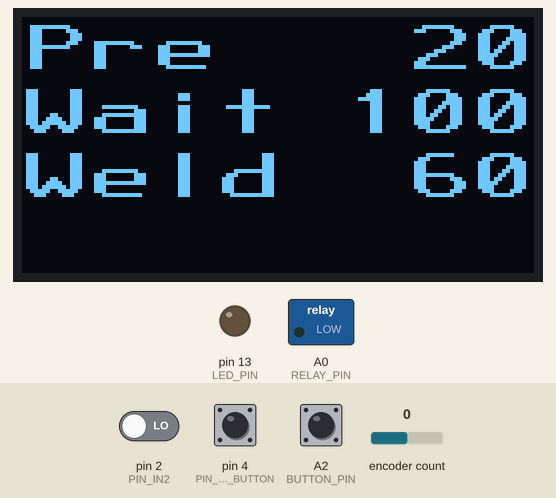
A sketch run on a simulated Arduino Uno, built with avr-gcc and run on an emulated ATmega328P. Shown: 128×64 one-colour display, switched loads named in the sketch (green lamp = pin HIGH), output pins drawn as LEDs (lit = HIGH). Inputs (shaded band) come from the test bench; at power-on: A2 (BUTTON_PIN) HIGH, encoder count 0, pin 4 (PIN_ROTARY_BUTTON) HIGH, pin 2 (PIN_IN2) LOW. What the sketch prints to the serial monitor is not drawn.

Above: at 1.2 s.
1.3 s: A2 (BUTTON_PIN) pulled LOW for 0.15 s
At 1.9 s:
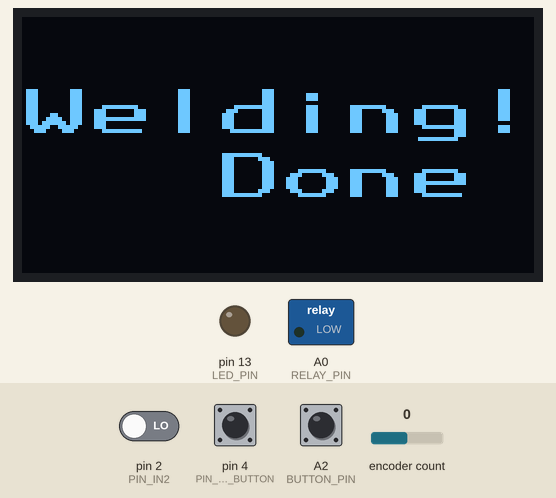
2.0 s: encoder count set to 1
At 3.7 s:
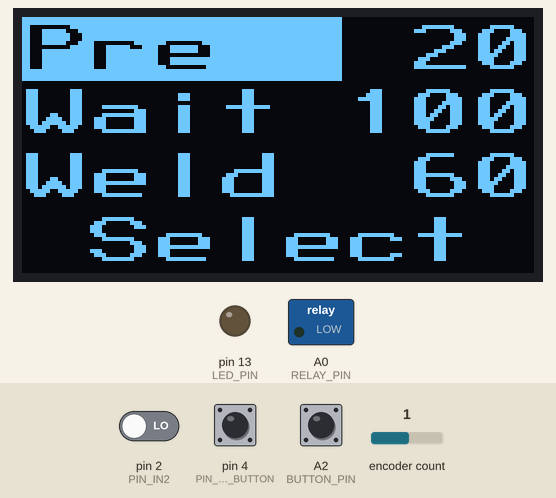
4.5 s: pin 4 (PIN_ROTARY_BUTTON) pulled LOW for 0.15 s
At 5.12 s:
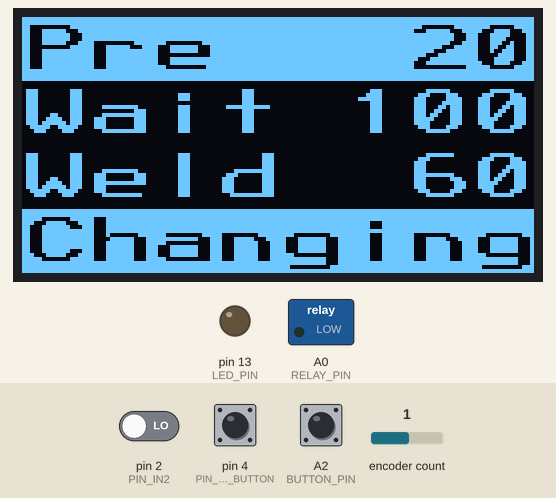
5.2 s: pin 4 (PIN_ROTARY_BUTTON) pulled LOW for 1 s
At 5.36 s:
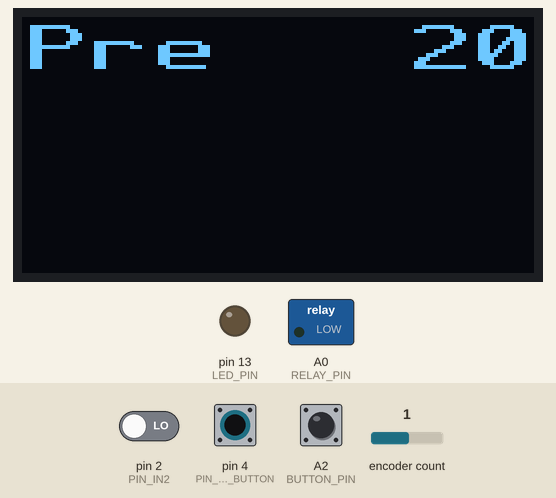
Timing chart, 0 to 8.2 s (numbered marks = the images above; inputs shaded):
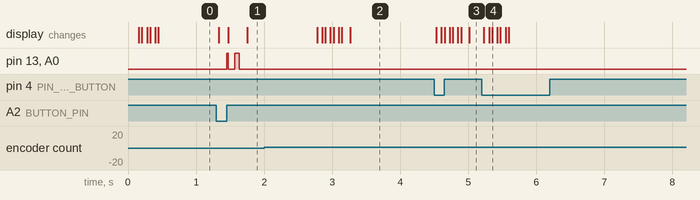

The sketch:

Spot_welder_MS2.ino
```cpp
// Spot solder
// Generates 2 pulses (T1,T2) spaced with some delay (D1, D2) when button is pressed
// default timings can be changed (not saved) using usb/serial commands like t1=xxx, t2=xxx, d1=xxx, d2=xxx
// timings are in millis sec (mutiple of 10 ms because relay starts at zero crossing)
// pressure of each electrode  on the plate is about 400gr

// to do: add code for rotary encoder (currently added but not used)
// add a display
// add a way to save the parameters in eeprom


// the display has 8 lines with 16 coloms (of 8X8 pixels) when u8x8 lib is used
// if we display in X10 ms, T1 tequires max 2 char + blank, d1 max 3+ 1, T2 max 3+1 so a total of 11 char
// then we can't use 2X font
// if we use 2X2 font, we could display
//    Pre =xxx (in ms)
//    Wait=xxx
//    Weld=XXX
//    Blank, Set Pre, Set Wait, Set Weld, Save

// We need a State = Blank, Set Pre, Set Wait, Set Weld, Save
// we also need a flag that say that we are editing or not
// when we rotate the button,
//      If editing is false, then State change from Blank, Set Pre, Set Wait, Set Weld, Save
//      If editing is true, then we change pre, wait, weld (within the limits and with a step of 10)
// When we press the button
//      If state = blank, no action
//      if state = Save, save the current values pre, wait, weld and then set state on blank
//      if state = pre,wait,weld, change the flag editing
// In each loop, if State or editing change, we update the screen
//     The first 3 lines (X2) are fixed with Pre, Wait, Weld text and value; Still if editing is true,
//                       then the line related to the state is inverted
//     The last lines, display the state

#include <Arduino.h>
//#include <U8g2lib.h>
#include <U8x8lib.h>
//#include <SPI.h>
#include <Wire.h>
// Include the Bounce2 library found here :
// https://github.com/thomasfredericks/Bounce2
#include "Bounce2.h"
#include "RotaryEncoder.h"
#include <EEPROM.h>

//Set default delays
#define T1 20
#define DELAY_T1_T2 100
#define T2 60
#define DELAY_NEXT 1000

// Set pins for welding
#define LED_PIN 13
#define BUTTON_PIN A2 // Connected to buuton to request the welding; there must be a resistor (e.g. 2k between this pin and grnd)
                      // other pin of button is connected to 5V
#define RELAY_PIN A0  // other pin of relay is connected to Grnd

// Set pins for rotary encoder
// the rotary I used has also a connection to 5V and to Grnd.
#define PIN_IN1 3 // do not change those pins because it is the only one that support interrupt on AVR328P
#define PIN_IN2 2 // do not change those pins because it is the only one that support interrupt on AVR328P
                  // invert the 2 pins 3 and 2 here in the config if direction of rotation is inverted
#define PIN_ROTARY_BUTTON 4

// Pins used for I2C display (use hardware I2C)
// SDA = A4
// SCL = A5

// State values
#define BLANK 0
#define PRE 1
#define WAIT 2
#define WELD 3
#define SAVE 4

char stateName[][16] = {" "," Select "," Select "," Select ", "  Save  " };
char stateNameEditing[][16] = {" ","Changing","Changing","Changing", "  Save  " };


int8_t state = BLANK;
bool editing = false;
int8_t prevState = PRE; // set another value than state to force a display in first loop
bool prevEditing = false;
bool updateDisplay = true;


U8X8_SSD1306_128X64_NONAME_HW_I2C u8x8(/* reset=*/ U8X8_PIN_NONE);

// INSTANTIATE A Button OBJECT FROM THE Bounce2 NAMESPACE
Bounce2::Button button = Bounce2::Button();
Bounce2::Button rotaryButton = Bounce2::Button();

// variables to store the welding delay; set to default values
int16_t t1 = T1;
int16_t d1 = DELAY_T1_T2;
int16_t t2 = T2;
int16_t d2 = DELAY_NEXT;

// SET A VARIABLE TO STORE THE LED STATE
int ledState = LOW;


// A pointer to the dynamic created rotary encoder instance.
// This will be done in setup()
RotaryEncoder *encoder = nullptr;

void checkPosition()
{
  encoder->tick(); // just call tick() to check the state.
}


void fillScreen(){
  if ((state != prevState) or (editing != prevEditing) or (updateDisplay)) {
    updateDisplay = false;
    prevState = state;
    prevEditing = editing;

    u8x8.clear();
    char valS[16];
    u8x8.setFont(u8x8_font_px437wyse700b_2x2_r);

    if ( (state ==  PRE)  ) u8x8.inverse(); else u8x8.noInverse();
    u8x8.drawString(0, 0, "Pre  ");
    if ( (state ==  PRE) and (editing) ) u8x8.inverse(); else u8x8.noInverse();
    sprintf(valS,"%3d",t1);
    u8x8.drawString(10, 0, valS);//u8x8.print(t1);

    if ( (state ==  WAIT)  ) u8x8.inverse(); else u8x8.noInverse();
    u8x8.drawString(0, 2, "Wait ");
    if ( (state ==  WAIT) and (editing) ) u8x8.inverse(); else u8x8.noInverse();
    sprintf(valS,"%3d",d1);
    u8x8.drawString(10, 2, valS);//u8x8.print(d1);

    if ( (state ==  WELD)  ) u8x8.inverse(); else u8x8.noInverse();
    u8x8.drawString(0, 4, "Weld ");
    if ( (state ==  WELD) and (editing) ) u8x8.inverse(); else u8x8.noInverse();
    sprintf(valS,"%3d",t2);
    u8x8.drawString(10, 4, valS);//u8x8.print(t2);

    if ( editing) {
      u8x8.inverse();
      u8x8.drawString(0,6,stateNameEditing[state]);
    }else {
      u8x8.noInverse();
      u8x8.drawString(0,6,stateName[state]);
    }
  }
}

void getConfig(){
  if (EEPROM.read(0) != 0xAA){
    // variables to store the welding delay; set to default values when EEPROM is not preloaded
    t1 = T1;
    d1 = DELAY_T1_T2;
    t2 = T2;
    d2 = DELAY_NEXT;
  } else {
    // variables to store the welding delay; set to default values
    t1 = (int16_t)(EEPROM.read(1) << 8) | (EEPROM.read(2) ) ;
    d1 = (int16_t)(EEPROM.read(3) << 8) | (EEPROM.read(4) ) ;
    t2 = (int16_t)(EEPROM.read(5) << 8) | (EEPROM.read(6) );
    d2 = (int16_t)(EEPROM.read(7) << 8) | (EEPROM.read(8) );
  }
}

void saveConfig(){
  u8x8.clear();
  u8x8.setFont(u8x8_font_px437wyse700b_2x2_r);
  u8x8.drawString(0, 2, "Saving!");
  EEPROM.update(0,0XAA); // first byte to identify that eeprom contains some data
  EEPROM.update(1, (uint8_t) (t1>>8)); //upper part of t1
  EEPROM.update(2, (uint8_t) t1);    //lower part of t1
  EEPROM.update(3, (uint8_t) (d1>>8)); //upper part of d1
  EEPROM.update(4, (uint8_t) (d1));    //lower part of d1
  EEPROM.update(5, (uint8_t) (t2>>8)); //upper part of t2
  EEPROM.update(6, (uint8_t) (t2));    //lower part of t2
  EEPROM.update(7, (uint8_t) (d2>>8)); //upper part of d2
  EEPROM.update(8, (uint8_t) (d2));    //lower part of d2
  delay(1000);
  u8x8.drawString(0, 4, "   Done ");
  delay(1000);
  state=BLANK; // return to blank
  updateDisplay = true; //force to display again the screen even if state/editing did not changed
}

void setup() {

  getConfig();
  // BUTTON SETUP

  // SELECT ONE OF THE FOLLOWING :
  // 1) IF YOUR BUTTON HAS AN INTERNAL PULL-UP
  // button.attach( BUTTON_PIN ,  INPUT_PULLUP ); // USE INTERNAL PULL-UP
  // 2) IF YOUR BUTTON USES AN EXTERNAL PULL-UP
  button.attach( BUTTON_PIN, INPUT_PULLUP); // USE internal PULL-UP
  rotaryButton.attach( PIN_ROTARY_BUTTON, INPUT_PULLUP ); // USE internal PULL-UP


  // DEBOUNCE INTERVAL IN MILLISECONDS
  button.interval(5);
  rotaryButton.interval(5);

  // INDICATE THAT THE LOW STATE CORRESPONDS TO PHYSICALLY PRESSING THE BUTTON
  button.setPressedState(LOW);
  rotaryButton.setPressedState(LOW);

  // LED SETUP
  pinMode(LED_PIN,OUTPUT);
  digitalWrite(LED_PIN,ledState);
  digitalWrite(RELAY_PIN, LOW);
  pinMode(RELAY_PIN,OUTPUT);
  digitalWrite(RELAY_PIN, LOW);

  Serial.begin(115200);

  setupLcd();
  // setup the rotary encoder functionality

  // use FOUR3 mode when PIN_IN1, PIN_IN2 signals are always HIGH in latch position.
  encoder = new RotaryEncoder(PIN_IN1, PIN_IN2, RotaryEncoder::LatchMode::FOUR3);

  // use FOUR0 mode when PIN_IN1, PIN_IN2 signals are always LOW in latch position.
  // encoder = new RotaryEncoder(PIN_IN1, PIN_IN2, RotaryEncoder::LatchMode::FOUR0);

  // use TWO03 mode when PIN_IN1, PIN_IN2 signals are both LOW or HIGH in latch position.
  ///encoder = new RotaryEncoder(PIN_IN1, PIN_IN2, RotaryEncoder::LatchMode::TWO03);

  // register interrupt routine
  attachInterrupt(digitalPinToInterrupt(PIN_IN1), checkPosition, CHANGE);
  attachInterrupt(digitalPinToInterrupt(PIN_IN2), checkPosition, CHANGE);
}

uint8_t buffer[80];
uint8_t bufferCount = 0;


const byte numChars = 254;
char receivedChars[numChars];

boolean newData = false;

void recvWithEndMarker() {
  static byte ndx = 0;
  char endMarker = '\n';
  char rc;

  // if (Serial.available() > 0) {
  while (Serial.available() > 0 && newData == false) {
    rc = Serial.read();

    if (rc != endMarker) {
      receivedChars[ndx] = rc;
      ndx++;
      if (ndx >= numChars) {
      ndx = numChars - 1;
      }
  }
  else {
    receivedChars[ndx] = '\n'; // terminate the string
    ndx = 0;
    newData = true;
    }
 }
}


#include <string.h>

void processCmd() {
  char * key_p;
  char * value_p;
  int valueInt = 0;
  if (newData == false) {
    return;
  }
  Serial.print("Received char=");Serial.println(receivedChars);
  newData = false;
  key_p = strtok(receivedChars, "=");    // Everything up to the '=' is the  cmd
  value_p = strtok(NULL, "\n");  // Everything else is the value
  Serial.print("Key=");Serial.println(key_p);
  Serial.print("value=");Serial.println(value_p);

  if ((key_p != NULL) && (value_p != NULL)){
    valueInt = atoi(value_p);
    if (valueInt < 10 or valueInt> 3000) {
      Serial.println("The value must be in range 10 /1000");
      return;
    }
    valueInt = (valueInt / 10 ) * 10;
    if (( strcmp(key_p, "T1")==0) or ( strcmp(key_p, "t1"))==0 ){
      t1 = valueInt;
    } else if (( strcmp(key_p, "T2")==0) or ( strcmp(key_p, "t2")==0) ){
      t2 = valueInt;
    } else if (( strcmp(key_p, "D1")==0) or ( strcmp(key_p, "d1")==0) ){
      d1 = valueInt;
    } else if (( strcmp(key_p, "D2")==0) or ( strcmp(key_p, "d2")==0) ){
      d2 = valueInt;
    } else {
      Serial.println("error in the syntax of the command");
      Serial.print("Key=");Serial.println(key_p);
      Serial.print("Value=");Serial.println(value_p);
      return;
    }
    Serial.println("New parameters:");
    Serial.print("T1="); Serial.println(t1);
    Serial.print("DELAY="); Serial.println(d1);
    Serial.print("T2="); Serial.println(t2);
    Serial.print("WAIT="); Serial.println(d2);
  }
}

void performWelding(){ // generate the pulses for welding
    if (editing) return; // skip when we are in editing mode

    u8x8.clear();
    u8x8.setFont(u8x8_font_px437wyse700b_2x2_r);
    u8x8.drawString(0, 2, "Welding!");

    // TOGGLE THE LED STATE :
    Serial.print("T1="); Serial.println(t1);
    Serial.print("DELAY="); Serial.println(d1);
    Serial.print("T2="); Serial.println(t2);
    Serial.print("WAIT="); Serial.println(d2);
    digitalWrite(LED_PIN,HIGH); // LED on
    digitalWrite(RELAY_PIN,HIGH); // Relay on
    delay(t1);
    digitalWrite(LED_PIN,LOW); // LED OFF
    digitalWrite(RELAY_PIN,LOW); // Relay OFF
    delay(d1);
    digitalWrite(LED_PIN,HIGH); // LED on+
    digitalWrite(RELAY_PIN,HIGH); // Relay on
    delay(t2);
    digitalWrite(LED_PIN,LOW); // LED OFF
    digitalWrite(RELAY_PIN,LOW); // Relay OFF
    u8x8.drawString(0, 4, "   Done ");
    delay(d2);
    Serial.println("End delay d2");
    updateDisplay = true; //force to display again the screen even if state/editing did not changed
}


int16_t minMax(int16_t val, int16_t min, int16_t max) {
  if (val < min) return min;
  if (val > max) return max;
  return val;
}

void checkRotaryEncoder(){
  static int pos = 0;

  encoder->tick(); // just call tick() to check the state.

  int newPos = encoder->getPosition();
  int dir = (int)(encoder->getDirection());
  if (pos != newPos) {
    int16_t posDif = newPos - pos;
    Serial.print("pos:");
    Serial.print(newPos);
    Serial.print(" dir:");
    Serial.println(dir);
    Serial.print(" dir2:");
    Serial.println(dir);

    pos = newPos;
// when we rotate the button,
//      If editing is false, then State change from Blank, Set Pre, Set Wait, Set Weld, Save
//      If editing is true, then we change pre, wait, weld value (within the limits and with a step of 10)
    if (editing) {
      switch (state){
        case PRE:
          t1 = minMax(t1 + (posDif *10),10,990);
          updateDisplay = true;
          break;
        case WAIT:
          d1 = minMax(d1 + (posDif *10),10,990);
          updateDisplay = true;
          break;
        case WELD:
          t2 = minMax(t2 + (posDif *10),10,990);
          updateDisplay = true;
          break;
      }
    } else { // not in editing mode
      state = state + dir;
      if (state < BLANK) state = BLANK;
      if (state > SAVE) state = SAVE;
    }
  }
}

void checkRotaryButton(){
// UPDATE THE BUTTON
  // YOU MUST CALL THIS EVERY LOOP
  rotaryButton.update();
  // <Button>.pressed() RETURNS true IF THE STATE CHANGED
  // AND THE CURRENT STATE MATCHES <Button>.setPressedState(<HIGH or LOW>);
  // WHICH IS LOW IN THIS EXAMPLE AS SET WITH button.setPressedState(LOW); IN setup()
  if ( rotaryButton.pressed() ) {
    // When we press the button
    //      If state = blank, no action
    //      if state = Save, save the current values pre, wait, weld and then set state on blank
    //      if state = pre,wait,weld, change the flag editing
    if ((state == PRE) or (state == WAIT) or (state == WELD)){
      if (editing) {
        state = BLANK; //Force menu to go back to blank after editing
      }
      editing = !editing;

    } else if (state == SAVE) {
      saveConfig(); // save in eeprom and go back to Blank state
    }
  }
}

void setupLcd(void) {
  u8x8.begin();
  u8x8.clear(); // not sure it is required
}

void loop() {
  recvWithEndMarker();
  processCmd(); // process command received via uart (T1=xxx, D1=xxx, T2=xxx, D2 =xxx)

  //Detect and manage rotation of the encoder
  checkRotaryEncoder();
  // detect and manage rotary push button
  checkRotaryButton();
  // update the screen (if there are changes in state or editing flag)
  fillScreen();

  // UPDATE THE BUTTON
  // YOU MUST CALL THIS EVERY LOOP
  button.update();
  // <Button>.pressed() RETURNS true IF THE STATE CHANGED
  // AND THE CURRENT STATE MATCHES <Button>.setPressedState(<HIGH or LOW>);
  // WHICH IS LOW IN THIS EXAMPLE AS SET WITH button.setPressedState(LOW); IN setup()
  if ( button.pressed() ) {
    performWelding();
  }
}
```

Measured:
- after the input at 1.3 s, pin 13 (LED_PIN), A0 (RELAY_PIN): alternates HIGH for 0.04 s and LOW for 0.10 s, 4 changes in all, then stays LOW, starting after 0.15 s; the display: first changes at once (image 1 shows a later state)
- after the input at 2.0 s, the display: first differs from a run without the input after 0.85 s (image 2 shows a later state)
- after the input at 4.5 s, the display: first changes at once (image 3 shows a later state)
- after the input at 5.2 s, the display: first changes at once (image 4 shows a later state)
